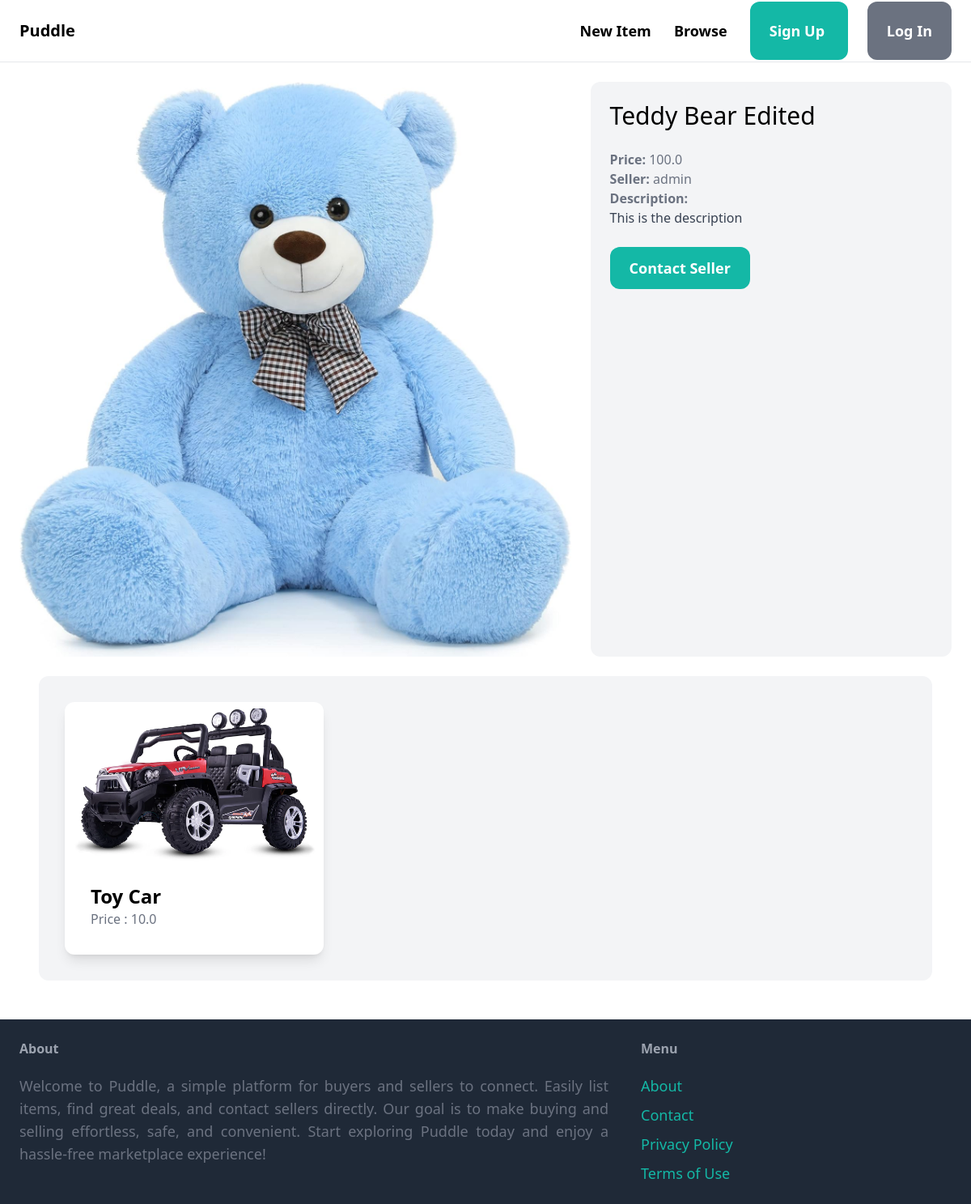
Page /items/1/ on the committed database.
### item/models.py (models this page shows, shortened)
class Item(models.Model):
    category = models.ForeignKey(Category,related_name='items',on_delete=models.CASCADE)
    name = models.CharField(max_length=255)
    description = models.TextField(blank=True, null=True)
    price = models.FloatField()
    image = models.ImageField(upload_to='item_images',blank=True,null=True)
    is_sold = models.BooleanField(default=False)
    created_by = models.ForeignKey(User,related_name='items',on_delete=models.CASCADE)
    created_at = models.DateTimeField(auto_now_add=True)

### item/views.py (the view)
# urls.py: path('<int:pk>/',views.detail,name='detail'),
def detail(request, pk):
    item = get_object_or_404(Item,pk=pk)
    related_items = Item.objects.filter(category = item.category,is_sold=False).exclude(pk=pk)[0:3]
    return render(request,'item/details.html',{
        'item' : item,
        'related_items' : related_items
    })

### item/templates/item/details.html (shortened to what this page needs)
{% extends 'core/base.html' %}
{%block content%}
<div class='grid grid-cols-5 gap-6'>
    <div class='col-span-3'>
        <img src='{{item.image.url}}' class='rounded-xl'>
    </div>
    <div class='col-span-2 p-6 bg-gray-100 rounded-xl'>
         <h1 class='mb-6 text-3xl'>{{item.name}}</h1>
         <p class='text-gray-500'><strong>Price: </strong>{{item.price}}</p>
         <p class='text-gray-500'><strong>Seller: </strong>{{item.created_by}}</p>
         {% if item.description%}
            <p class='text-gray-700'>
                <strong class='text-gray-500'>Description: </strong><br>
                {{item.description}}
            </p>
         {%endif%}
         {% if request.user == item.created_by %}
            <div class='mt-6 p-6 bg-white rounded-xl'>
                <p>This is your item!</p>
                <a href="{%url 'item:edit' item.id %}" class='inline-block mt-6 px-6 py-3 text-lg font semibold bg-teal-500 text-white rounded-xl'>Edit</a>
                <a href="{%url 'item:delete' item.id %}" class='inline-block mt-6 px-6 py-3 text-lg font semibold bg-red-500 text-white rounded-xl'>delete</a>
            </div>
         {%else%}
            <a href='#' class='inline-block mt-6 mb-6 px-6 py-3 text-lg font-semibold bg-teal-500 text-white rounded-xl hover:bg-teal-700'>Contact Seller</a>
         {%endif%}
    </div>
</div>
<div class='grid grid-cols-1 sm:grid-cols-2 md:grid-cols-3 gap-6 bg-gray-100 rounded-xl p-6 m-6'>
    {% for item in related_items %}
        <div class="bg-white rounded-xl overflow-hidden shadow-lg p-2 m-2">
            <a href="{% url 'item:detail' item.pk %}">
                <div>
                    <img src='{{item.image.url}}' class='w-full h-48 object-cover'>
                </div>
                <div class='p-6 bg-white'>
                    <h2 class='text-2xl font-bold'>{{item.name}}</h2>
                    <p class='text-gray-500'>Price : {{item.price}}</p>
                </div>
            </a>
        </div>
    {% endfor %}
</div>
{%endblock%}

### rows in the picture
Item: image (picture), name "Teddy Bear Edited", price "100.0", created_by "admin", description "This is the description"
Item: image (picture), name "Toy Car", price "10.0"
